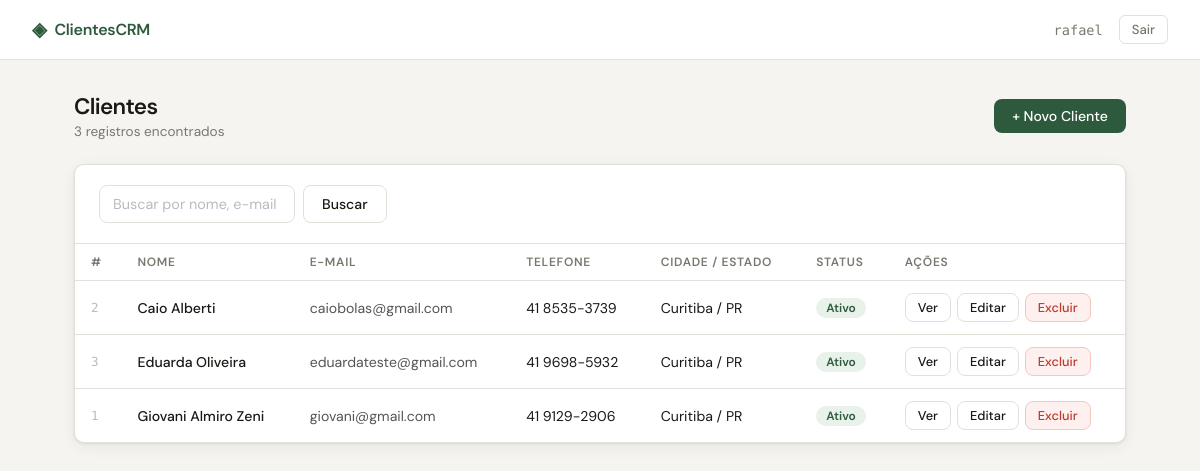
The app's page /clientes/ (signed in) with its own data.
### clientes/models.py (models this page shows, shortened)
class Cliente(models.Model):
    nome = models.CharField(max_length=200, verbose_name='Nome completo')
    email = models.EmailField(unique=True, verbose_name='E-mail')
    telefone = models.CharField(max_length=20, verbose_name='Telefone')
    cpf = models.CharField(max_length=14, unique=True, verbose_name='CPF')
    endereco = models.CharField(max_length=300, verbose_name='Endereço', blank=True)
    cidade = models.CharField(max_length=100, verbose_name='Cidade', blank=True)
    estado = models.CharField(max_length=2, verbose_name='Estado', blank=True)
    ativo = models.BooleanField(default=True, verbose_name='Ativo')
    criado_em = models.DateTimeField(auto_now_add=True, verbose_name='Criado em')
    atualizado_em = models.DateTimeField(auto_now=True, verbose_name='Atualizado em')
    class Meta:
        verbose_name = 'Cliente'
        verbose_name_plural = 'Clientes'
        ordering = ['nome']

### clientes/views.py (the view)
# urls.py: path('', views.cliente_list, name='cliente_list'),
@login_required
def cliente_list(request):
    busca = request.GET.get('q', '')
    clientes = Cliente.objects.all()
    if busca:
        clientes = clientes.filter(
            Q(nome__icontains=busca) |
            Q(email__icontains=busca) |
            Q(cpf__icontains=busca)
        )
    return render(request, 'clientes/list.html', {
        'clientes': clientes,
        'busca': busca,
    })

### templates/clientes/list.html (shortened to what this page needs)
{% extends 'base.html' %}
{% block content %}
<div class="page-header">
  <div>
    <h1 class="page-title">Clientes</h1>
    <p class="page-subtitle">{{ clientes.count }} registro{{ clientes.count|pluralize }} encontrado{{ clientes.count|pluralize }}</p>
  </div>
  <a href="{% url 'cliente_create' %}" class="btn btn-primary">+ Novo Cliente</a>
</div>
<div class="card">
  <div class="card-header">
    <form method="get" class="search-bar" style="margin:0;">
      <input class="form-input" type="text" name="q" value="{{ busca }}" placeholder="Buscar por nome, e-mail ou CPF…" />
      <button type="submit" class="btn btn-secondary">Buscar</button>
    </form>
  </div>
  <div class="table-wrap">
    <table>
      <thead>
        <tr>
          <th>#</th>
          <th>Nome</th>
          <th>E-mail</th>
          <th>Telefone</th>
          <th>Cidade / Estado</th>
          <th>Status</th>
          <th>Ações</th>
        </tr>
      </thead>
      <tbody>
        {% for cliente in clientes %}
        <tr>
          <td style="font-family: 'DM Mono', monospace; color: #bbb; font-size: 0.78rem;">{{ cliente.pk }}</td>
          <td style="font-weight: 500;">{{ cliente.nome }}</td>
          <td style="color: #555;">{{ cliente.email }}</td>
          <td>{{ cliente.telefone }}</td>
          <td>
            {% if cliente.cidade %}
              {{ cliente.cidade }}{% if cliente.estado %} / {{ cliente.estado }}{% endif %}
            {% else %}
              <span style="color:#bbb;">—</span>
            {% endif %}
          </td>
          <td>
            {% if cliente.ativo %}
              <span class="badge badge-green">Ativo</span>
            {% else %}
              <span class="badge badge-gray">Inativo</span>
            {% endif %}
          </td>
          <td>
            <div style="display:flex; gap: 6px;">
              <a href="{% url 'cliente_detail' cliente.pk %}" class="btn btn-secondary btn-sm">Ver</a>
              <a href="{% url 'cliente_update' cliente.pk %}" class="btn btn-secondary btn-sm">Editar</a>
              <a href="{% url 'cliente_delete' cliente.pk %}" class="btn btn-danger btn-sm">Excluir</a>
            </div>
          </td>
        </tr>
        {% empty %}
        <tr>
          <td colspan="7" style="text-align:center; padding: 2.5rem; color: #aaa; font-size: 0.9rem;">
            {% if busca %}Nenhum cliente encontrado para "{{ busca }}"{% else %}Nenhum cliente cadastrado ainda.{% endif %}
          </td>
        </tr>
        {% endfor %}
      </tbody>
    </table>
  </div>
</div>
{% endblock %}

### templates/base.html (shortened to what this page needs)
<!DOCTYPE html>
<html lang="pt-br">
<head>
</head>
<body>
  {% if user.is_authenticated %}
  <nav>
    <a class="nav-brand" href="{% url 'cliente_list' %}">
      <span>◈</span> ClientesCRM
    </a>
    <div class="nav-right">
      <span class="nav-user">{{ user.username }}</span>
      <a class="btn-logout" href="{% url 'logout' %}">Sair</a>
    </div>
  </nav>
  {% endif %}
  <main>
    {% block content %}{% endblock %}
  </main>
</body>
</html>

### templates/base.html (style rules this page uses)
*, *::before, *::after { box-sizing: border-box; margin: 0; padding: 0; }
:root { --bg: #f5f4f0; --surface: #ffffff; --border: #e2e0d8; --text: #1a1916; --muted: #7a786e; --accent: #2d5a3d; --accent-light: #e8f2eb; --danger: #c0392b; --danger-light: #fdf0ef; --warning: #d4850a; --radius: 10px; --shadow: 0 1px 3px rgba(0,0,0,0.08), 0 4px 16px rgba(0,0,0,0.06); }
body { font-family: 'DM Sans', sans-serif; background: var(--bg); color: var(--text); min-height: 100vh; }
nav { background: var(--surface); border-bottom: 1px solid var(--border); padding: 0 2rem; display: flex; align-items: center; justify-content: space-between; height: 60px; position: sticky; top: 0; z-index: 100; }
.nav-brand { font-weight: 600; font-size: 1rem; color: var(--accent); letter-spacing: -0.02em; display: flex; align-items: center; gap: 8px; text-decoration: none; }
.nav-brand span { font-size: 1.2rem; }
.nav-right { display: flex; align-items: center; gap: 1rem; }
.nav-user { font-size: 0.85rem; color: var(--muted); font-family: 'DM Mono', monospace; }
.btn-logout { font-family: 'DM Sans', sans-serif; font-size: 0.82rem; font-weight: 500; color: var(--muted); background: none; border: 1px solid var(--border); border-radius: 6px; padding: 5px 12px; cursor: pointer; transition: all 0.15s; text-decoration: none; }
main { max-width: 1100px; margin: 0 auto; padding: 2rem 1.5rem; }
.btn { display: inline-flex; align-items: center; gap: 6px; font-family: 'DM Sans', sans-serif; font-size: 0.88rem; font-weight: 500; padding: 8px 18px; border-radius: 8px; border: none; cursor: pointer; text-decoration: none; transition: all 0.15s; }
.btn-primary { background: var(--accent); color: #fff; }
.btn-secondary { background: var(--surface); color: var(--text); border: 1px solid var(--border); }
.btn-danger { background: var(--danger-light); color: var(--danger); border: 1px solid #f5c6c2; }
.btn-sm { padding: 5px 12px; font-size: 0.8rem; }
.form-input { width: 100%; padding: 9px 13px; border: 1px solid var(--border); border-radius: 8px; font-family: 'DM Sans', sans-serif; font-size: 0.9rem; background: var(--surface); color: var(--text); transition: border 0.15s; outline: none; }
.form-input::placeholder { color: #bbb; }
.card { background: var(--surface); border: 1px solid var(--border); border-radius: var(--radius); box-shadow: var(--shadow); }
.card-header { padding: 1.25rem 1.5rem; border-bottom: 1px solid var(--border); display: flex; align-items: center; justify-content: space-between; }
.table-wrap { overflow-x: auto; }
table { width: 100%; border-collapse: collapse; font-size: 0.88rem; }
thead th { padding: 10px 16px; text-align: left; font-size: 0.75rem; font-weight: 600; text-transform: uppercase; letter-spacing: 0.06em; color: var(--muted); border-bottom: 1px solid var(--border); }
tbody tr { border-bottom: 1px solid var(--border); transition: background 0.1s; }
tbody tr:last-child { border-bottom: none; }
tbody td { padding: 12px 16px; vertical-align: middle; }
.badge { display: inline-block; padding: 2px 10px; border-radius: 20px; font-size: 0.75rem; font-weight: 600; }
.badge-green { background: var(--accent-light); color: var(--accent); }
.page-header { display: flex; align-items: center; justify-content: space-between; margin-bottom: 1.5rem; }
.page-title { font-size: 1.4rem; font-weight: 600; letter-spacing: -0.03em; }
.page-subtitle { font-size: 0.85rem; color: var(--muted); margin-top: 2px; }
.search-bar { display: flex; gap: 8px; margin-bottom: 1rem; }
.search-bar .form-input { max-width: 320px; }

### records on screen
Cliente: pk "2", nome "Caio Alberti", email "caiobolas@gmail.com", telefone "41 8535-3739", cidade "Curitiba", estado "PR", ativo "Ativo"
Cliente: pk "3", nome "Eduarda Oliveira", email "eduardateste@gmail.com", telefone "41 9698-5932", cidade "Curitiba", estado "PR", ativo "Ativo"
Cliente: pk "1", nome "Giovani Almiro Zeni", email "giovani@gmail.com", telefone "41 9129-2906", cidade "Curitiba", estado "PR", ativo "Ativo"

### other values on screen
{{ user.username }} "rafael"
{{ clientes.count }} "3"
